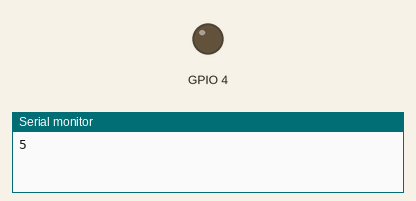
Recording of a sketch running on a simulated ESP32. On the bench: output pins drawn as LEDs (lit = HIGH), the last lines printed to the serial monitor. EEPROM starts erased.

Above: at 1.6 s.
At 4.37 s:
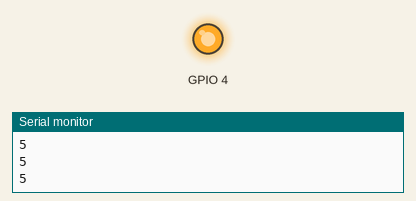
Timing chart, 0 to 4.7 s (numbered marks = the images above):
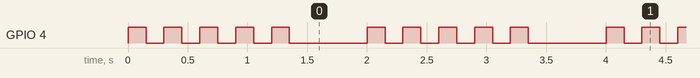

Measured:
- by itself, GPIO 4: repeats every 2.0 s: 4 × (LOW 0.15 s, HIGH 0.15 s), LOW 0.65 s, HIGH 0.15 s
- by itself, everything shown: repeats every 2.0 s, in 10 steps

The sketch:

node_idx.ino
```cpp
#include <Preferences.h>

Preferences prefs;

void setup() {
  Serial.begin(115200);
  prefs.begin("config", false);

  // Write
  prefs.putUInt("node_idx", 5);

  // Read
  uint32_t value = prefs.getUInt("node_idx", 10);
  // 0 = default if not present
  pinMode(D3, OUTPUT);
}

void loop() {
  uint32_t node_idx = prefs.getUInt("node_idx", 10);
  Serial.println(node_idx);

  uint32_t blink_time = 0;
  if (node_idx != 10){
    if (node_idx == 0){
      blink_time = 500;
      digitalWrite(D3, HIGH);
      delay(500);
      digitalWrite(D3,LOW);
    }
    else{
      blink_time = node_idx * 300;
      for(uint32_t i=0;i<node_idx;i++){
        digitalWrite(D3, HIGH);
        delay(150);
        digitalWrite(D3,LOW);
        delay(150);

      }
    }
  }


  delay(2000 - blink_time);
}
```
